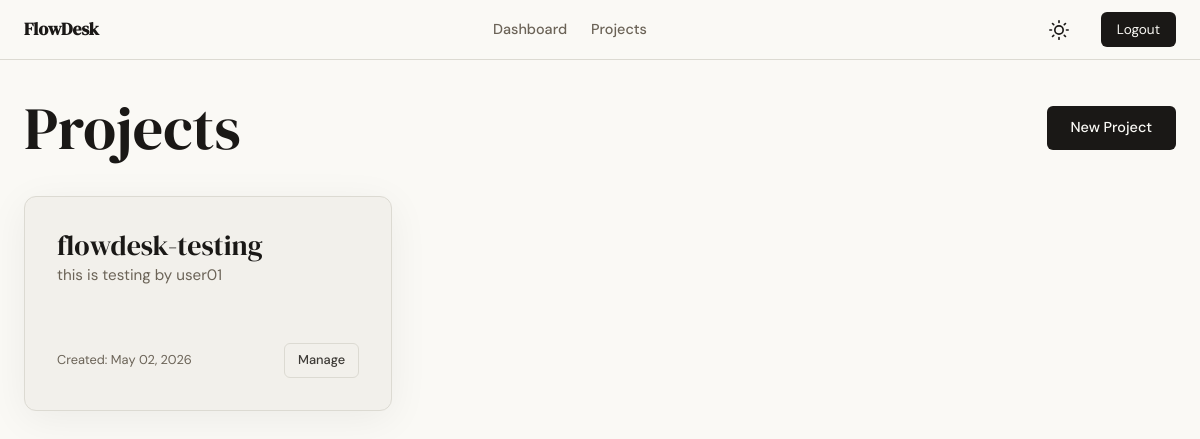
/projects/ (signed in), run on the app's committed database.
### app/models.py (models this page shows, shortened)
class Project(db.Model):
    id = db.Column(db.Integer, primary_key=True)
    name = db.Column(db.String(120), nullable=False)
    description = db.Column(db.Text)
    created_at = db.Column(db.DateTime, default=lambda: datetime.now(timezone.utc))
    owner_id = db.Column(db.Integer, db.ForeignKey('user.id'), nullable=False)
    members = db.relationship('ProjectMember', backref='project', lazy=True, cascade='all, delete-orphan')
    tasks = db.relationship('Task', backref='project', lazy=True, cascade='all, delete-orphan')

### app/projects/routes.py (the view)
@projects.route('/')
@login_required
def list_projects():
    memberships = ProjectMember.query.filter_by(user_id=current_user.id).all()
    user_projects = [m.project for m in memberships]
    return render_template('projects/list.html', projects=user_projects)

### app/templates/projects/list.html (shortened to what this page needs)
{% extends "base.html" %}
{% block content %}
<header class="flex-between mb-4">
    <h1>Projects</h1>
    <a href="{{ url_for('projects.create') }}" class="btn btn-primary">New Project</a>
</header>
{% if projects %}
    <div style="display: grid; grid-template-columns: repeat(auto-fill, minmax(320px, 1fr)); gap: 1.5rem;">
        {% for project in projects %}
            <div class="card card-shadow" style="display: flex; flex-direction: column; justify-content: space-between;">
                <div>
                    <h3 class="mb-2">{{ project.name }}</h3>
                    <p class="text-muted" style="font-size: 0.95rem; margin-bottom: 1.5rem;">
                        {{ project.description[:120] }}{% if project.description|length > 120 %}...{% endif %}
                    </p>
                </div>
                <div class="flex-between mt-4">
                    <span class="text-muted" style="font-size: 0.8rem;">Created: {{ project.created_at.strftime('%b %d, %Y') }}</span>
                    <a href="{{ url_for('projects.detail', id=project.id) }}" class="btn btn-ghost" style="padding: 0.4rem 0.8rem; font-size: 0.8rem;">Manage</a>
                </div>
            </div>
        {% endfor %}
    </div>
{% else %}
    <div class="card text-center" style="padding: 4rem;">
        <h2 class="text-muted mb-4">No projects yet</h2>
        <a href="{{ url_for('projects.create') }}" class="btn btn-primary">Start Your First Project</a>
    </div>
{% endif %}
{% endblock %}

### app/static/css/style.css (style rules this page uses)
:root { --ink: #1a1816; --ink-soft: #3d3a36; --ink-muted: #6b6357; --ink-faint: #9a9088; --paper: #faf9f5; --paper-warm: #f2f0eb; --paper-card: #f2f0eb; --accent: #E52b50; --accent-light: #fdecea; --danger: #c0392b; --danger-light: #fdecea; --success: #2e7d32; --success-light: #e8f5e9; --info: #1a6fa8; --info-light: #e8f4fd; --warning: #b8860b; --warning-light: #fff8e1; --border: #dcdad2; --border-soft: #e8e6df; --font-display: 'DM Serif Display', Georgia, serif; --font-body: 'DM Sans', system-ui, sans-serif; --max-width: 1200px; --auth-width: 440px; --radius-sm: 6px; --radius-md: 12px; --radius-lg: 20px; }
* { box-sizing: border-box; margin: 0; padding: 0; }
body { font-family: var(--font-body); background-color: var(--paper); color: var(--ink); line-height: 1.6; transition: background-color 0.3s, color 0.3s; min-height: 100vh; }
h1, h2, h3, h4, .display-font { font-family: var(--font-display); font-weight: 400; line-height: 1.2; }
h1 { font-size: clamp(2.5rem, 5vw, 4rem); }
h3 { font-size: 1.75rem; }
a { color: var(--accent); text-decoration: none; transition: 0.2s ease; }
.btn { display: inline-block; padding: 0.65rem 1.5rem; font-size: 0.9rem; font-weight: 500; border-radius: var(--radius-sm); cursor: pointer; transition: 0.2s ease; border: none; text-align: center; }
.btn-primary { background-color: var(--ink); color: var(--paper); }
.btn-ghost { background-color: transparent; border: 1px solid var(--border); color: var(--ink-soft); }
.card { background-color: var(--paper-card); border: 1px solid var(--border); border-radius: var(--radius-md); padding: 2rem; margin-bottom: 1.5rem; }
.card-shadow { box-shadow: 0 8px 40px rgba(0,0,0,0.06); }
::placeholder { color: var(--ink-faint); }
.text-muted { color: var(--ink-muted); }
.mt-4 { margin-top: 2rem; }
.mb-4 { margin-bottom: 2rem; }
.flex-between { display: flex; justify-content: space-between; align-items: center; }

### data on the page
Project: name "flowdesk-testing", description "this is testing by user01", created_at "May 02, 2026"
